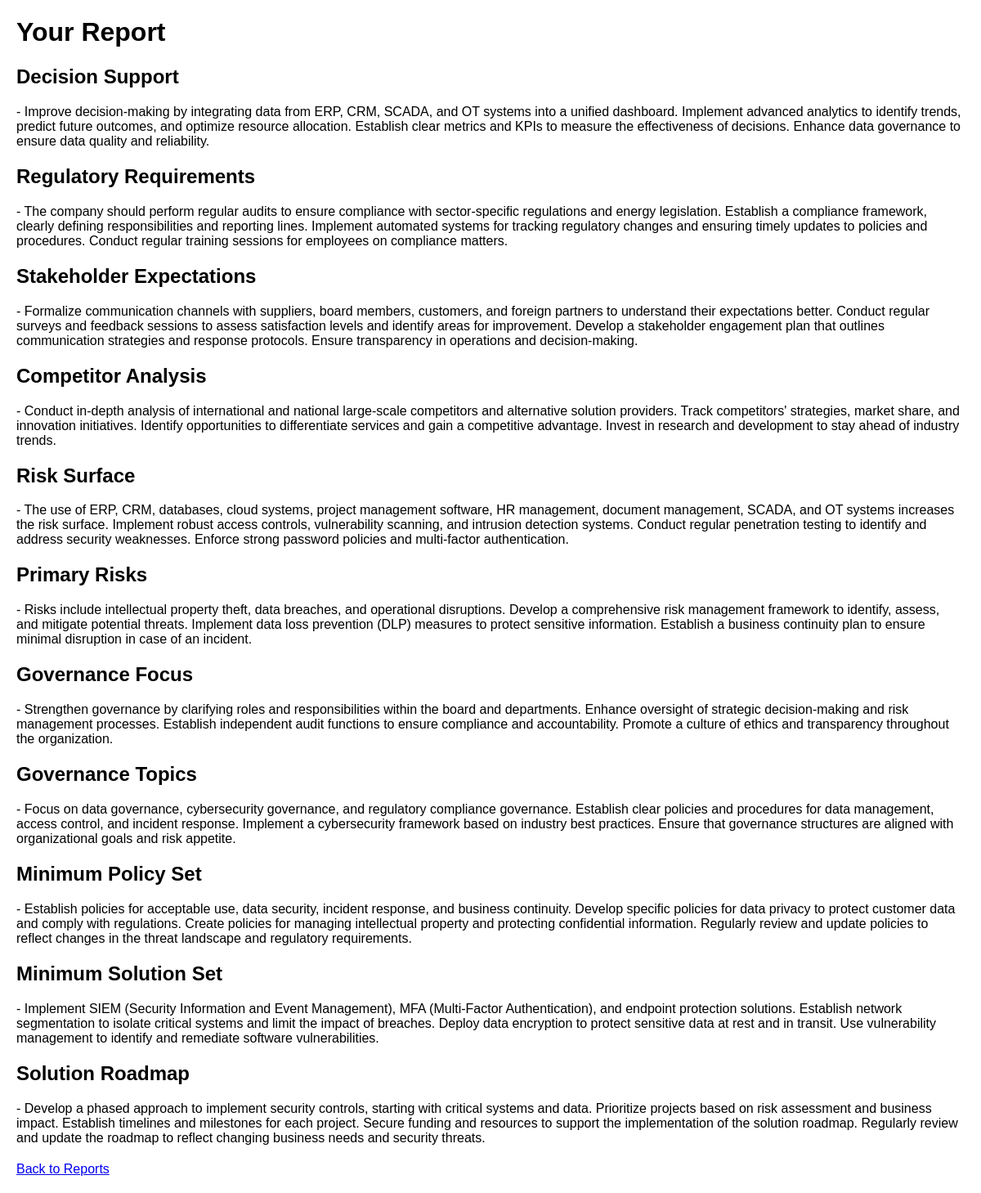
/grc/reports/view/ (signed in), run on an earlier commit of the app's database.
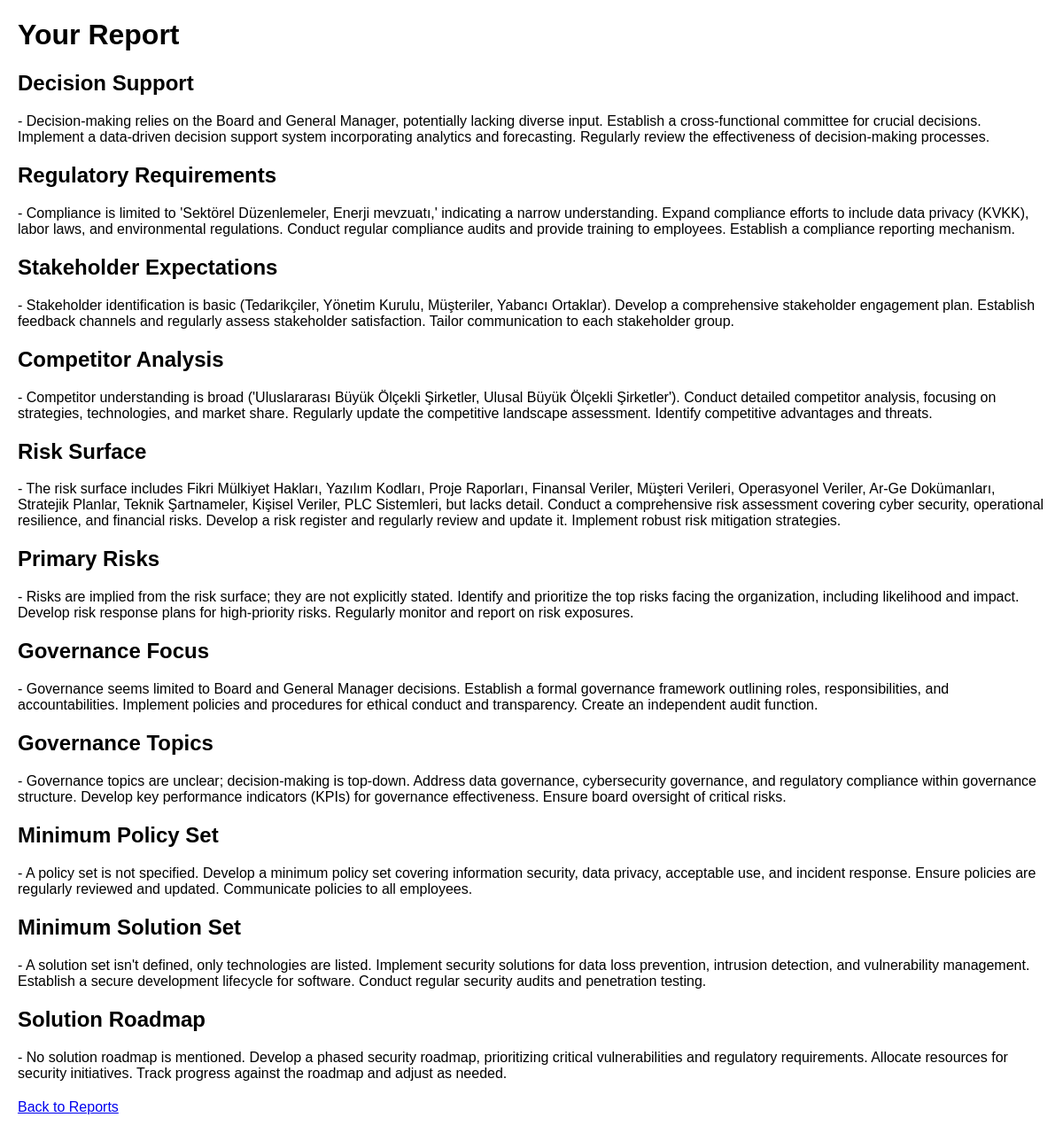
And on a later commit of the database.
### grc/models.py (models this page shows, shortened)
class Report(models.Model):
    user = models.OneToOneField(User, on_delete=models.CASCADE, related_name='report')
    completed_at = models.DateTimeField(auto_now_add=True)  # When report was generated
    decision_support = models.TextField(blank=True, null=True)
    regulatory_requirements = models.TextField(blank=True, null=True)
    stakeholder_expectations = models.TextField(blank=True, null=True)
    competitor_analysis = models.TextField(blank=True, null=True)
    risk_surface = models.TextField(blank=True, null=True)
    primary_risks = models.TextField(blank=True, null=True)
    governance_focus = models.TextField(blank=True, null=True)
    governance_topics = models.TextField(blank=True, null=True)
    minimum_policy_set = models.TextField(blank=True, null=True)
    minimum_solution_set = models.TextField(blank=True, null=True)
    solution_roadmap = models.TextField(blank=True, null=True)

### grc/views.py (the view)
        def _wrapped_view(request, *args, **kwargs):
            if not request.user.is_authenticated:
                return HttpResponseRedirect(reverse('login'))
            if not request.user.groups.filter(name=group_name).exists():
                return HttpResponseRedirect(reverse(redirect_to))
            return view_func(request, *args, **kwargs)

### grc/views.py (called while the page is built)
def group_required(group_name, redirect_to='reports'):
    def decorator(view_func):
        def _wrapped_view(request, *args, **kwargs):
            if not request.user.is_authenticated:
                return HttpResponseRedirect(reverse('login'))
            if not request.user.groups.filter(name=group_name).exists():
                return HttpResponseRedirect(reverse(redirect_to))
            return view_func(request, *args, **kwargs)
        return _wrapped_view
    return decorator

@group_required('NORMATURK')
@login_required
def view_report(request):
    user = request.user
    try:
        report = Report.objects.get(user=user)
    except Report.DoesNotExist:
        messages.error(request, "No report exists for you.")
        return redirect('reports')
    context = {'report': report}
    return render(request, 'grc/view_report.html', context)

### grc/templates/grc/view_report.html (shortened to what this page needs)
<!DOCTYPE html>
<html lang="en">
<head>
</head>
<body>
    <h1>Your Report</h1>
    <div class="section">
        <h2>Decision Support</h2>
        <p>{{ report.decision_support|default:"Not provided" }}</p>
    </div>
    <div class="section">
        <h2>Regulatory Requirements</h2>
        <p>{{ report.regulatory_requirements|default:"Not provided" }}</p>
    </div>
    <div class="section">
        <h2>Stakeholder Expectations</h2>
        <p>{{ report.stakeholder_expectations|default:"Not provided" }}</p>
    </div>
    <div class="section">
        <h2>Competitor Analysis</h2>
        <p>{{ report.competitor_analysis|default:"Not provided" }}</p>
    </div>
    <div class="section">
        <h2>Risk Surface</h2>
        <p>{{ report.risk_surface|default:"Not provided" }}</p>
    </div>
    <div class="section">
        <h2>Primary Risks</h2>
        <p>{{ report.primary_risks|default:"Not provided" }}</p>
    </div>
    <div class="section">
        <h2>Governance Focus</h2>
        <p>{{ report.governance_focus|default:"Not provided" }}</p>
    </div>
    <div class="section">
        <h2>Governance Topics</h2>
        <p>{{ report.governance_topics|default:"Not provided" }}</p>
    </div>
    <div class="section">
        <h2>Minimum Policy Set</h2>
        <p>{{ report.minimum_policy_set|default:"Not provided" }}</p>
    </div>
    <div class="section">
        <h2>Minimum Solution Set</h2>
        <p>{{ report.minimum_solution_set|default:"Not provided" }}</p>
    </div>
    <div class="section">
        <h2>Solution Roadmap</h2>
        <p>{{ report.solution_roadmap|default:"Not provided" }}</p>
    </div>
    <a href="{% url 'reports' %}">Back to Reports</a>
</body>
</html>

### grc/templates/grc/view_report.html (style rules this page uses)
body { font-family: Arial, sans-serif; margin: 20px; }
.section { margin-bottom: 20px; }

What changed in the data, as far as the page shows it:
changed Report: decision_support "- Improve decision-making by integrating data from ERP, CRM, SCADA, and OT systems into a unified dashboard. Implement advanced analytics to identify trends, predict future outcomes, and optimize resource allocation. Establish clear metrics and KPIs to measure the effectiveness of decisions. Enhance data governance to ensure data quality and reliability." → "- Decision-making relies on the Board and General Manager, potentially lacking diverse input. Establish a cross-functional committee for crucial decisions. Implement a data-driven decision support system incorporating analytics and forecasting. Regularly review the effectiveness of decision-making processes."; regulatory_requirements "- The company should perform regular audits to ensure compliance with sector-specific regulations and energy legislation. Establish a compliance framework, clearly defining responsibilities and reporting lines. Implement automated systems for tracking regulatory changes and ensuring timely updates to policies and procedures. Conduct regular training sessions for employees on compliance matters." → "- Compliance is limited to 'Sektörel Düzenlemeler, Enerji mevzuatı,' indicating a narrow understanding. Expand compliance efforts to include data privacy (KVKK), labor laws, and environmental regulations. Conduct regular compliance audits and provide training to employees. Establish a compliance reporting mechanism."; stakeholder_expectations "- Formalize communication channels with suppliers, board members, customers, and foreign partners to understand their expectations better. Conduct regular surveys and feedback sessions to assess satisfaction levels and identify areas for improvement. Develop a stakeholder engagement plan that outlines communication strategies and response protocols. Ensure transparency in operations and decision-making." → "- Stakeholder identification is basic (Tedarikçiler, Yönetim Kurulu, Müşteriler, Yabancı Ortaklar). Develop a comprehensive stakeholder engagement plan. Establish feedback channels and regularly assess stakeholder satisfaction. Tailor communication to each stakeholder group."; competitor_analysis "- Conduct in-depth analysis of international and national large-scale competitors and alternative solution providers. Track competitors' strategies, market share, and innovation initiatives. Identify opportunities to differentiate services and gain a competitive advantage. Invest in research and development to stay ahead of industry trends." → "- Competitor understanding is broad ('Uluslararası Büyük Ölçekli Şirketler, Ulusal Büyük Ölçekli Şirketler'). Conduct detailed competitor analysis, focusing on strategies, technologies, and market share. Regularly update the competitive landscape assessment. Identify competitive advantages and threats."; risk_surface "- The use of ERP, CRM, databases, cloud systems, project management software, HR management, document management, SCADA, and OT systems increases the risk surface. Implement robust access controls, vulnerability scanning, and intrusion detection systems. Conduct regular penetration testing to identify and address security weaknesses. Enforce strong password policies and multi-factor authentication." → "- The risk surface includes Fikri Mülkiyet Hakları, Yazılım Kodları, Proje Raporları, Finansal Veriler, Müşteri Verileri, Operasyonel Veriler, Ar-Ge Dokümanları, Stratejik Planlar, Teknik Şartnameler, Kişisel Veriler, PLC Sistemleri, but lacks detail. Conduct a comprehensive risk assessment covering cyber security, operational resilience, and financial risks. Develop a risk register and regularly review and update it. Implement robust risk mitigation strategies."; primary_risks "- Risks include intellectual property theft, data breaches, and operational disruptions. Develop a comprehensive risk management framework to identify, assess, and mitigate potential threats. Implement data loss prevention (DLP) measures to protect sensitive information. Establish a business continuity plan to ensure minimal disruption in case of an incident." → "- Risks are implied from the risk surface; they are not explicitly stated. Identify and prioritize the top risks facing the organization, including likelihood and impact. Develop risk response plans for high-priority risks. Regularly monitor and report on risk exposures."; governance_focus "- Strengthen governance by clarifying roles and responsibilities within the board and departments. Enhance oversight of strategic decision-making and risk management processes. Establish independent audit functions to ensure compliance and accountability. Promote a culture of ethics and transparency throughout the organization." → "- Governance seems limited to Board and General Manager decisions. Establish a formal governance framework outlining roles, responsibilities, and accountabilities. Implement policies and procedures for ethical conduct and transparency. Create an independent audit function."; governance_topics "- Focus on data governance, cybersecurity governance, and regulatory compliance governance. Establish clear policies and procedures for data management, access control, and incident response. Implement a cybersecurity framework based on industry best practices. Ensure that governance structures are aligned with organizational goals and risk appetite." → "- Governance topics are unclear; decision-making is top-down. Address data governance, cybersecurity governance, and regulatory compliance within governance structure. Develop key performance indicators (KPIs) for governance effectiveness. Ensure board oversight of critical risks."; minimum_policy_set "- Establish policies for acceptable use, data security, incident response, and business continuity. Develop specific policies for data privacy to protect customer data and comply with regulations. Create policies for managing intellectual property and protecting confidential information. Regularly review and update policies to reflect changes in the threat landscape and regulatory requirements." → "- A policy set is not specified. Develop a minimum policy set covering information security, data privacy, acceptable use, and incident response. Ensure policies are regularly reviewed and updated. Communicate policies to all employees."; minimum_solution_set "- Implement SIEM (Security Information and Event Management), MFA (Multi-Factor Authentication), and endpoint protection solutions. Establish network segmentation to isolate critical systems and limit the impact of breaches. Deploy data encryption to protect sensitive data at rest and in transit. Use vulnerability management to identify and remediate software vulnerabilities." → "- A solution set isn't defined, only technologies are listed. Implement security solutions for data loss prevention, intrusion detection, and vulnerability management. Establish a secure development lifecycle for software. Conduct regular security audits and penetration testing."; solution_roadmap "- Develop a phased approach to implement security controls, starting with critical systems and data. Prioritize projects based on risk assessment and business impact. Establish timelines and milestones for each project. Secure funding and resources to support the implementation of the solution roadmap. Regularly review and update the roadmap to reflect changing business needs and security threats." → "- No solution roadmap is mentioned. Develop a phased security roadmap, prioritizing critical vulnerabilities and regulatory requirements. Allocate resources for security initiatives. Track progress against the roadmap and adjust as needed."
